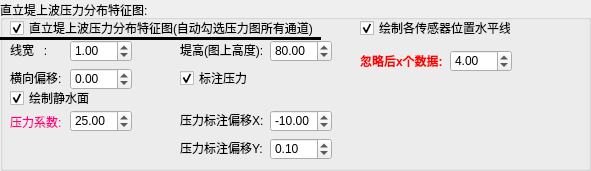
    <widget class="QGroupBox" name="groupBox_32">
     <property name="geometry">
      <rect>
       <x>10</x>
       <y>540</y>
       <width>591</width>
       <height>171</height>
      </rect>
     </property>
     <property name="title">
      <string>直立堤上波压力分布特征图:</string>
     </property>
     <widget class="QCheckBox" name="checkBox_sy4_bDrawPressForm">
      <property name="geometry">
       <rect>
        <x>10</x>
        <y>20</y>
        <width>311</width>
        <height>16</height>
       </rect>
      </property>
      <property name="toolTip">
       <string>分界线用于确定波峰</string>
      </property>
      <property name="text">
       <string>直立堤上波压力分布特征图(自动勾选压力图所有通道)</string>
      </property>
      <property name="checked">
       <bool>true</bool>
      </property>
     </widget>
     <widget class="QDoubleSpinBox" name="sy4_PressFormLineWidth">
      <property name="geometry">
       <rect>
        <x>70</x>
        <y>40</y>
        <width>62</width>
        <height>22</height>
       </rect>
      </property>
      <property name="singleStep">
       <double>0.100000000000000</double>
      </property>
      <property name="value">
       <double>1.000000000000000</double>
      </property>
     </widget>
     <widget class="QLabel" name="label_77">
      <property name="geometry">
       <rect>
        <x>10</x>
        <y>42</y>
        <width>71</width>
        <height>16</height>
       </rect>
      </property>
      <property name="text">
       <string>线宽   : </string>
      </property>
     </widget>
     <widget class="QLabel" name="label_78">
      <property name="geometry">
       <rect>
        <x>10</x>
        <y>70</y>
        <width>71</width>
        <height>16</height>
       </rect>
      </property>
      <property name="text">
       <string>横向偏移: </string>
      </property>
     </widget>
     <widget class="QDoubleSpinBox" name="sy4_PressForm_X_Shift">
      <property name="geometry">
       <rect>
        <x>70</x>
        <y>68</y>
        <width>62</width>
        <height>22</height>
       </rect>
      </property>
      <property name="minimum">
       <double>-99.000000000000000</double>
      </property>
      <property name="maximum">
       <double>99.000000000000000</double>
      </property>
      <property name="singleStep">
       <double>0.100000000000000</double>
      </property>
      <property name="value">
       <double>0.000000000000000</double>
      </property>
     </widget>
     <widget class="QCheckBox" name="checkBox_sy4_bDrawWater">
      <property name="geometry">
       <rect>
        <x>10</x>
        <y>90</y>
        <width>81</width>
        <height>16</height>
       </rect>
      </property>
      <property name="toolTip">
       <string>分界线用于确定波峰</string>
      </property>
      <property name="text">
       <string>绘制静水面</string>
      </property>
      <property name="checked">
       <bool>true</bool>
      </property>
     </widget>
     <widget class="QLabel" name="label_79">
      <property name="geometry">
       <rect>
        <x>10</x>
        <y>112</y>
        <width>71</width>
        <height>21</height>
       </rect>
      </property>
      <property name="text">
       <string>&lt;html&gt;&lt;head/&gt;&lt;body&gt;&lt;p&gt;&lt;span style=&quot; color:#ff007f;&quot;&gt;压力系数: &lt;/span&gt;&lt;/p&gt;&lt;/body&gt;&lt;/html&gt;</string>
      </property>
     </widget>
     <widget class="QDoubleSpinBox" name="sy4_PressForm_Scale">
      <property name="geometry">
       <rect>
        <x>70</x>
        <y>110</y>
        <width>62</width>
        <height>22</height>
       </rect>
      </property>
      <property name="minimum">
       <double>-99.000000000000000</double>
      </property>
      <property name="maximum">
       <double>99.000000000000000</double>
      </property>
      <property name="singleStep">
       <double>1.000000000000000</double>
      </property>
      <property name="value">
       <double>25.000000000000000</double>
      </property>
     </widget>
     <widget class="QLabel" name="label_80">
      <property name="geometry">
       <rect>
        <x>180</x>
        <y>42</y>
        <width>91</width>
        <height>16</height>
       </rect>
      </property>
      <property name="text">
       <string>堤高(图上高度): </string>
      </property>
     </widget>
     <widget class="QDoubleSpinBox" name="sy4_PressForm_Length">
      <property name="geometry">
       <rect>
        <x>270</x>
        <y>40</y>
        <width>62</width>
        <height>22</height>
       </rect>
      </property>
      <property name="minimum">
       <double>0.000000000000000</double>
      </property>
      <property name="maximum">
       <double>200.000000000000000</double>
      </property>
      <property name="singleStep">
       <double>1.000000000000000</double>
      </property>
      <property name="value">
       <double>80.000000000000000</double>
      </property>
     </widget>
     <widget class="QCheckBox" name="checkBox_sy4_bDrawPress">
      <property name="geometry">
       <rect>
        <x>180</x>
        <y>70</y>
        <width>81</width>
        <height>16</height>
       </rect>
      </property>
      <property name="toolTip">
       <string>分界线用于确定波峰</string>
      </property>
      <property name="text">
       <string>标注压力</string>
      </property>
      <property name="checked">
       <bool>true</bool>
      </property>
     </widget>
     <widget class="QLabel" name="label_81">
      <property name="geometry">
       <rect>
        <x>180</x>
        <y>112</y>
        <width>91</width>
        <height>16</height>
       </rect>
      </property>
      <property name="text">
       <string>压力标注偏移X: </string>
      </property>
     </widget>
     <widget class="QDoubleSpinBox" name="sy4_PressForm_PressFrontShift_X">
      <property name="geometry">
       <rect>
        <x>270</x>
        <y>110</y>
        <width>62</width>
        <height>22</height>
       </rect>
      </property>
      <property name="minimum">
       <double>-99.000000000000000</double>
      </property>
      <property name="maximum">
       <double>99.000000000000000</double>
      </property>
      <property name="singleStep">
       <double>1.000000000000000</double>
      </property>
      <property name="value">
       <double>-10.000000000000000</double>
      </property>
     </widget>
     <widget class="QLabel" name="label_82">
      <property name="geometry">
       <rect>
        <x>180</x>
        <y>140</y>
        <width>91</width>
        <height>16</height>
       </rect>
      </property>
      <property name="text">
       <string>压力标注偏移Y: </string>
      </property>
     </widget>
     <widget class="QDoubleSpinBox" name="sy4_PressForm_PressFrontShift_Y">
      <property name="geometry">
       <rect>
        <x>270</x>
        <y>138</y>
        <width>62</width>
        <height>22</height>
       </rect>
      </property>
      <property name="minimum">
       <double>-99.000000000000000</double>
      </property>
      <property name="maximum">
       <double>99.000000000000000</double>
      </property>
      <property name="singleStep">
       <double>0.100000000000000</double>
      </property>
      <property name="value">
       <double>0.100000000000000</double>
      </property>
     </widget>
     <widget class="QCheckBox" name="checkBox_sy4_bDrawEachSerialLine">
      <property name="geometry">
       <rect>
        <x>360</x>
        <y>20</y>
        <width>151</width>
        <height>16</height>
       </rect>
      </property>
      <property name="toolTip">
       <string>分界线用于确定波峰</string>
      </property>
      <property name="text">
       <string>绘制各传感器位置水平线</string>
      </property>
      <property name="checked">
       <bool>true</bool>
      </property>
     </widget>
     <widget class="QLabel" name="label_92">
      <property name="geometry">
       <rect>
        <x>360</x>
        <y>52</y>
        <width>91</width>
        <height>16</height>
       </rect>
      </property>
      <property name="text">
       <string>&lt;html&gt;&lt;head/&gt;&lt;body&gt;&lt;p&gt;&lt;span style=&quot; font-weight:600; color:#ff0000;&quot;&gt;忽略后x个数据: &lt;/span&gt;&lt;/p&gt;&lt;/body&gt;&lt;/html&gt;</string>
      </property>
     </widget>
     <widget class="QDoubleSpinBox" name="sy4_PressFormIgnoreX">
      <property name="geometry">
       <rect>
        <x>450</x>
        <y>50</y>
        <width>62</width>
        <height>22</height>
       </rect>
      </property>
      <property name="maximum">
       <double>10.000000000000000</double>
      </property>
      <property name="singleStep">
       <double>1.000000000000000</double>
      </property>
      <property name="value">
       <double>4.000000000000000</double>
      </property>
     </widget>
     <widget class="Line" name="line_2">
      <property name="geometry">
       <rect>
        <x>0</x>
        <y>30</y>
        <width>321</width>
        <height>16</height>
       </rect>
      </property>
      <property name="frameShadow">
       <enum>QFrame::Plain</enum>
      </property>
      <property name="lineWidth">
       <number>3</number>
      </property>
      <property name="orientation">
       <enum>Qt::Horizontal</enum>
      </property>
     </widget>
    </widget>
